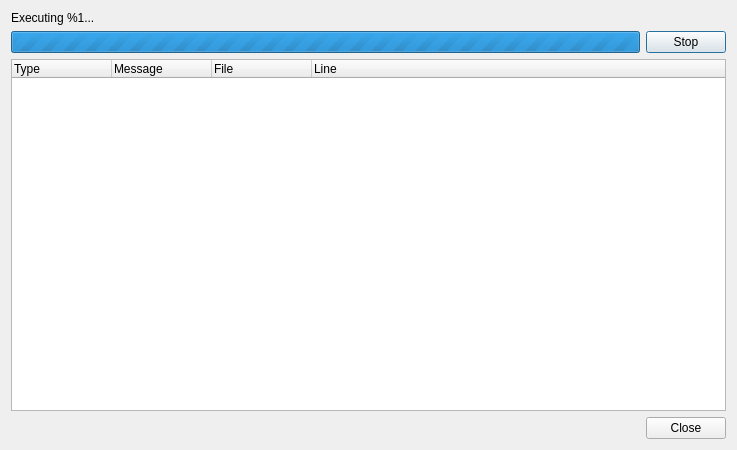
<?xml version="1.0" encoding="UTF-8"?>
<ui version="4.0">
 <class>Mayo::DialogExecScript</class>
 <widget class="QDialog" name="Mayo::DialogExecScript">
  <property name="geometry">
   <rect>
    <x>0</x>
    <y>0</y>
    <width>737</width>
    <height>450</height>
   </rect>
  </property>
  <property name="windowTitle">
   <string>Script Execution</string>
  </property>
  <property name="modal">
   <bool>true</bool>
  </property>
  <layout class="QGridLayout" name="gridLayout">
   <item row="0" column="0">
    <widget class="QLabel" name="label_Status">
     <property name="sizePolicy">
      <sizepolicy hsizetype="Preferred" vsizetype="Preferred">
       <horstretch>0</horstretch>
       <verstretch>0</verstretch>
      </sizepolicy>
     </property>
     <property name="text">
      <string>Executing %1...</string>
     </property>
    </widget>
   </item>
   <item row="1" column="0">
    <widget class="QProgressBar" name="progressBar_Execution">
     <property name="sizePolicy">
      <sizepolicy hsizetype="Expanding" vsizetype="Fixed">
       <horstretch>1</horstretch>
       <verstretch>0</verstretch>
      </sizepolicy>
     </property>
     <property name="maximum">
      <number>0</number>
     </property>
     <property name="value">
      <number>-1</number>
     </property>
     <property name="textVisible">
      <bool>false</bool>
     </property>
    </widget>
   </item>
   <item row="1" column="1">
    <widget class="QPushButton" name="btn_restartStop">
     <property name="text">
      <string>Stop</string>
     </property>
    </widget>
   </item>
   <item row="2" column="0" colspan="2">
    <widget class="QTreeWidget" name="treeWidget_Output">
     <property name="indentation">
      <number>0</number>
     </property>
     <property name="rootIsDecorated">
      <bool>false</bool>
     </property>
     <property name="itemsExpandable">
      <bool>false</bool>
     </property>
     <property name="sortingEnabled">
      <bool>false</bool>
     </property>
     <property name="expandsOnDoubleClick">
      <bool>false</bool>
     </property>
     <attribute name="headerShowSortIndicator" stdset="0">
      <bool>false</bool>
     </attribute>
     <column>
      <property name="text">
       <string>Type</string>
      </property>
     </column>
     <column>
      <property name="text">
       <string>Message</string>
      </property>
     </column>
     <column>
      <property name="text">
       <string>File</string>
      </property>
     </column>
     <column>
      <property name="text">
       <string>Line</string>
      </property>
     </column>
    </widget>
   </item>
   <item row="3" column="1">
    <widget class="QDialogButtonBox" name="buttonBox">
     <property name="standardButtons">
      <set>QDialogButtonBox::Close</set>
     </property>
    </widget>
   </item>
  </layout>
 </widget>
 <resources/>
 <connections/>
</ui>
